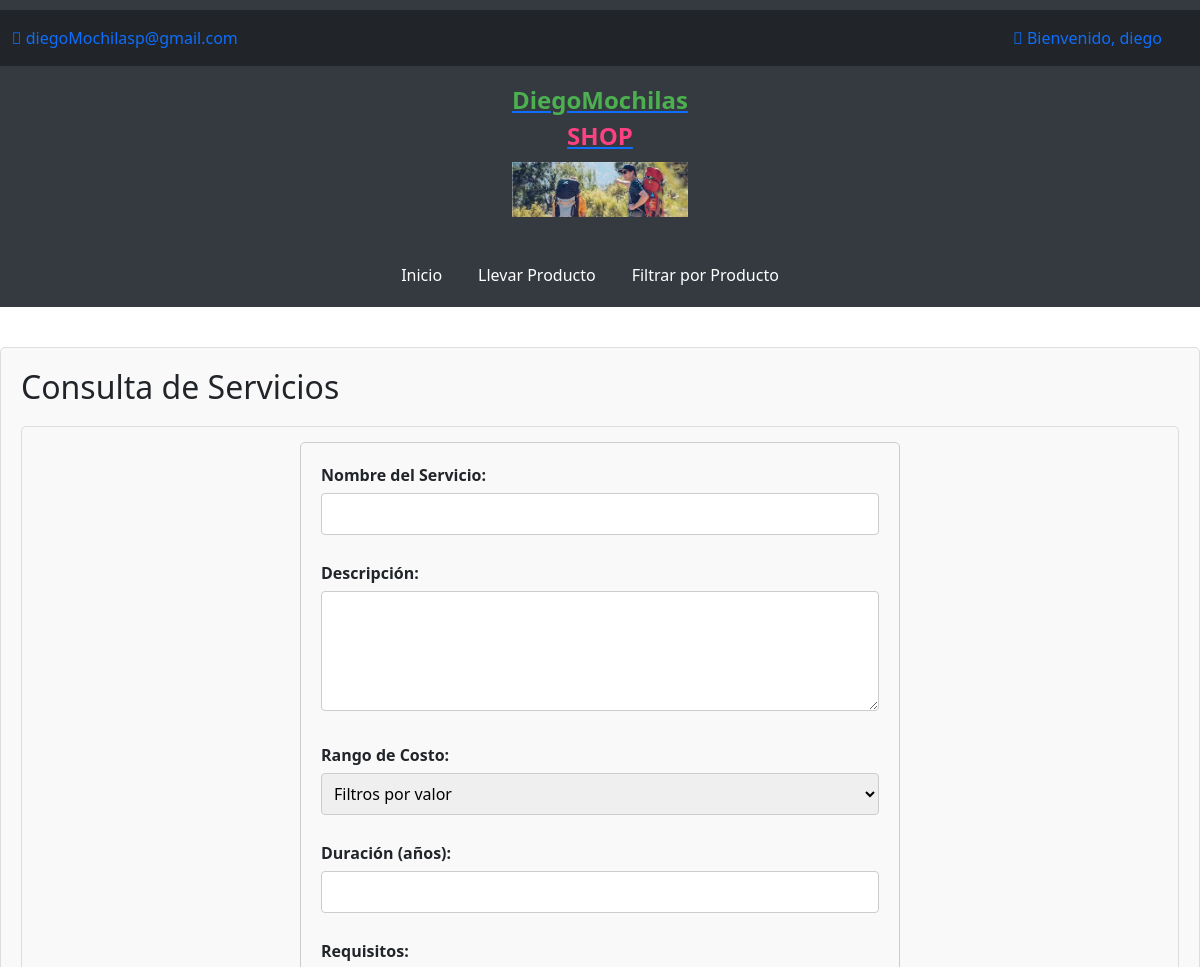
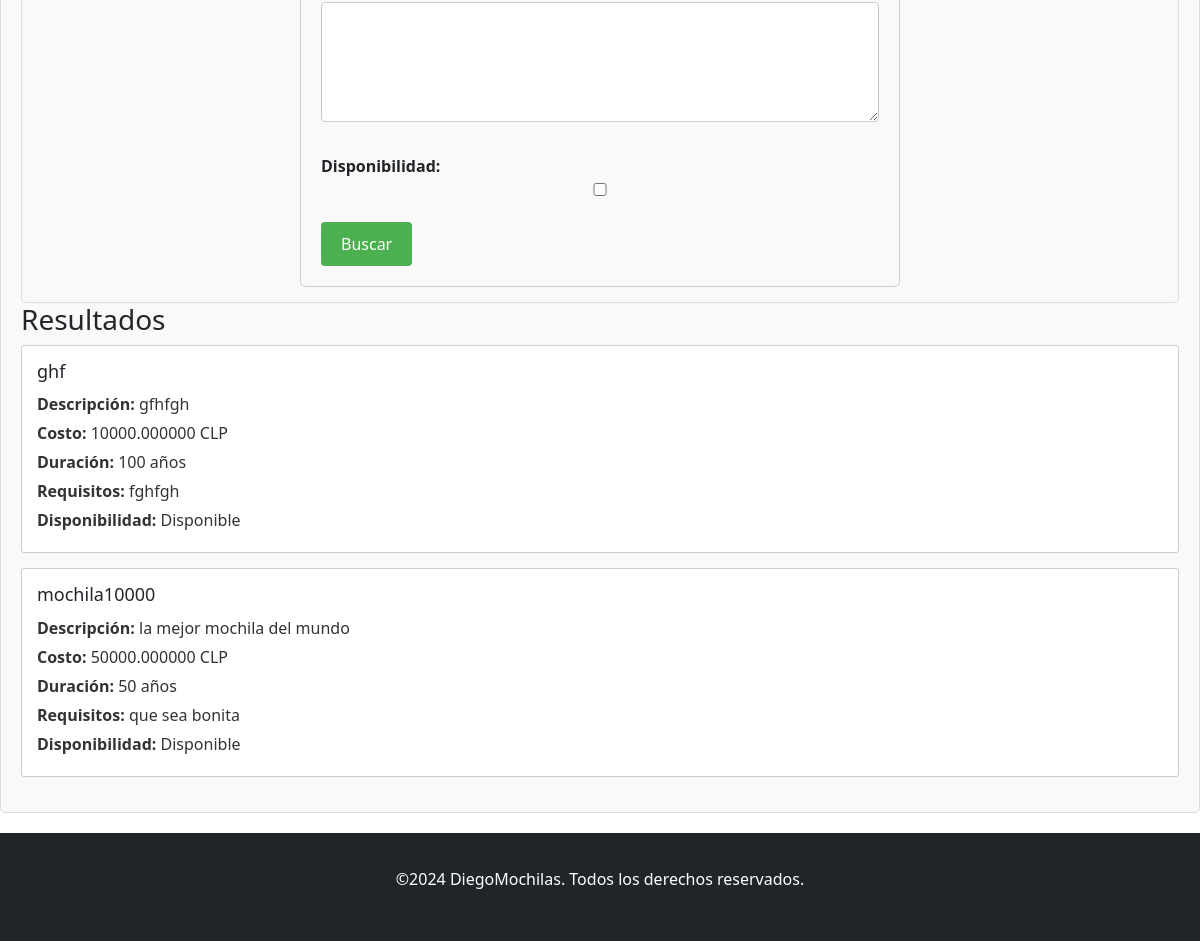
The app's page /consulta_servicios/ with its own data (2 pictures, top to bottom).
### misMochilas/models.py (models this page shows, shortened)
class Mochilas(models.Model):
    nombre_servicio = models.CharField(max_length=100)
    descripcion = models.TextField()
    costo = models.DecimalField(max_digits=10, decimal_places=2)
    duracion = models.CharField(max_length=50)
    requisitos = models.TextField()
    disponibilidad = models.CharField(max_length=100)

### misMochilas/views.py (the view, shortened to what this page needs)
# urls.py: path('consulta_servicios/', views.consulta_servicios, name='consulta_servicios'),
def consulta_servicios(request):
    form = ServicioConsultaForm(request.GET)
    servicios = Mochilas.objects.all()
    context = {
        'form': form,
        'servicios': servicios,
    }
    return render(request, 'shop/formularios/consulta_servicios.html', context)

### misMochilas/forms.py (called while the page is built)
    def clean_nombre_servicio(self):
        nombre_servicio = self.cleaned_data.get('nombre_servicio', '')
        if len(nombre_servicio) < 3 or len(nombre_servicio) > 20:
            raise forms.ValidationError('El nombre del servicio debe tener entre 3 y 20 caracteres.')
        return nombre_servicio

    def clean_descripcion(self):
        descripcion = self.cleaned_data.get('descripcion', '')
        if len(descripcion.split()) < 3 or len(descripcion.split()) > 200:
            raise forms.ValidationError('La descripción debe tener entre 3 y 200 palabras.')
        return descripcion

    def clean_costo(self):
        costo = self.cleaned_data.get('costo', None)
        if costo is not None:
            if costo < 10000:
                raise forms.ValidationError('El costo mínimo debe ser de 10,000 CLP.')
            elif costo > 100000:
                raise forms.ValidationError('El costo máximo no debe exceder los 100,000 CLP.')
        return costo

    def clean_duracion(self):
        duracion = self.cleaned_data.get('duracion', '')
        if not (duracion.isdigit() and 1 <= int(duracion) <= 100):
            raise forms.ValidationError('La duración debe estar entre 1 y 100 años.')
        return duracion

    def clean_requisitos(self):
        requisitos = self.cleaned_data.get('requisitos', '')
        if len(requisitos.split()) < 3:
            raise forms.ValidationError('Los requisitos deben tener al menos 3 palabras.')
        count = sum(1 for c in requisitos if c.isdigit() and 1 <= int(c) <= 10)
        if count < 4:
            raise forms.ValidationError('Debe incluir al menos 4 números del 1 al 10 en los requisitos.')
        return requisitos

### misMochilas/templates/shop/formularios/consulta_servicios.html (shortened to what this page needs)
{% extends 'shop/base.html' %}
{% load static %}
{% block content %}
<div class="servicios-container">
    <h2>Consulta de Servicios</h2>
    <div class="filtros">
        <form method="GET" class="formulario-consulta">
            <div class="mb-3">
                <label for="id_nombre_servicio">Nombre del Servicio:</label>
                {{ form.nombre_servicio }}
            </div>
            <div class="mb-3">
                <label for="id_descripcion">Descripción:</label>
                {{ form.descripcion }}
            </div>
            <div class="mb-3">
                <label for="id_costo_range">Rango de Costo:</label>
                <select name="costo_range" id="id_costo_range">
                    <option value="0-9990">Filtros por valor</option>
                </select>
            </div>
            <div class="mb-3">
                <label for="id_duracion">Duración (años):</label>
                {{ form.duracion }}
            </div>
            <div class="mb-3">
                <label for="id_requisitos">Requisitos:</label>
                {{ form.requisitos }}
            </div>
            <div class="mb-3">
                <label for="id_disponibilidad">Disponibilidad:</label>
                {{ form.disponibilidad }}
            </div>
            <button type="submit" class="btn-buscar">Buscar</button>
        </form>
    </div>
    {% if servicios %}
        <div class="resultados">
            <h3>Resultados</h3>
            {% for servicio in servicios %}
                <div class="servicio">
                    <h3>{{ servicio.nombre_servicio }}</h3>
                    <p><strong>Descripción:</strong> {{ servicio.descripcion }}</p>
                    <p><strong>Costo:</strong> {{ servicio.costo|stringformat:"f" }} CLP</p>
                    <p><strong>Duración:</strong> {{ servicio.duracion }} años</p>
                    <p><strong>Requisitos:</strong> {{ servicio.requisitos }}</p>
                    <p><strong>Disponibilidad:</strong> {% if servicio.disponibilidad %}Disponible{% else %}No disponible{% endif %}</p>
                </div>
            {% empty %}
                <p class="resultados-vacios">No se encontraron servicios que coincidan con los criterios de búsqueda.</p>
            {% endfor %}
        </div>
    {% endif %}
</div>
{% endblock %}

### misMochilas/static/shop/css/style.css (style rules this page uses)
* { margin: 0; padding: 0; box-sizing: border-box; }
.servicios-container { margin-top: 20px; padding: 20px; background-color: #f9f9f9; border: 1px solid #ddd; border-radius: 5px; }
.servicio { margin-bottom: 15px; padding: 15px; background-color: #fff; border: 1px solid #ccc; border-radius: 3px; }
.servicio h3 { font-size: 18px; margin-bottom: 10px; }
.servicio p { margin-bottom: 5px; color: #333; }
.filtros { margin-top: 20px; padding: 15px; background-color: #f9f9f9; border: 1px solid #ddd; border-radius: 5px; }
.filtros label { font-weight: bold; }
.filtros input, .filtros select { width: 100%; padding: 8px; margin-top: 5px; margin-bottom: 10px; border: 1px solid #ccc; border-radius: 3px; }
.btn-buscar { padding: 10px 20px; background-color: #007bff; color: #fff; border: none; border-radius: 3px; cursor: pointer; }
.formulario-consulta { max-width: 600px; margin: auto; padding: 20px; background-color: #f9f9f9; border: 1px solid #ccc; border-radius: 5px; }
.formulario-consulta label { font-weight: bold; }
.formulario-consulta input[type=text], .formulario-consulta input[type=number], .formulario-consulta select, .formulario-consulta textarea { width: 100%; padding: 8px; margin-top: 6px; margin-bottom: 10px; border: 1px solid #ccc; border-radius: 4px; box-sizing: border-box; }
.formulario-consulta textarea { height: 120px; resize: vertical; }
.formulario-consulta button { background-color: #4CAF50; color: white; padding: 10px 20px; border: none; border-radius: 4px; cursor: pointer; font-size: 16px; }

### records on screen
Mochilas: nombre_servicio "ghf", descripcion "gfhfgh", costo "10000.000000", duracion "100", requisitos "fghfgh", disponibilidad "Disponible"
Mochilas: nombre_servicio "mochila10000", descripcion "la mejor mochila del mundo", costo "50000.000000", duracion "50", requisitos "que sea bonita", shows "Disponible"
